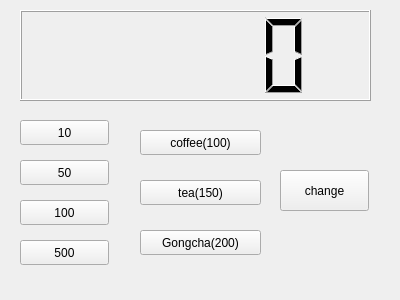
<?xml version="1.0" encoding="UTF-8"?>
<ui version="4.0">
 <class>Widget</class>
 <widget class="QWidget" name="Widget">
  <property name="geometry">
   <rect>
    <x>0</x>
    <y>0</y>
    <width>400</width>
    <height>300</height>
   </rect>
  </property>
  <property name="windowTitle">
   <string>Widget</string>
  </property>
  <widget class="QPushButton" name="pb10">
   <property name="geometry">
    <rect>
     <x>20</x>
     <y>120</y>
     <width>89</width>
     <height>25</height>
    </rect>
   </property>
   <property name="text">
    <string>10</string>
   </property>
  </widget>
  <widget class="QPushButton" name="pb50">
   <property name="geometry">
    <rect>
     <x>20</x>
     <y>160</y>
     <width>89</width>
     <height>25</height>
    </rect>
   </property>
   <property name="text">
    <string>50</string>
   </property>
  </widget>
  <widget class="QPushButton" name="pb100">
   <property name="geometry">
    <rect>
     <x>20</x>
     <y>200</y>
     <width>89</width>
     <height>25</height>
    </rect>
   </property>
   <property name="text">
    <string>100</string>
   </property>
  </widget>
  <widget class="QPushButton" name="pb500">
   <property name="geometry">
    <rect>
     <x>20</x>
     <y>240</y>
     <width>89</width>
     <height>25</height>
    </rect>
   </property>
   <property name="text">
    <string>500</string>
   </property>
  </widget>
  <widget class="QLCDNumber" name="lcdNumber">
   <property name="geometry">
    <rect>
     <x>20</x>
     <y>10</y>
     <width>351</width>
     <height>91</height>
    </rect>
   </property>
  </widget>
  <widget class="QPushButton" name="pbCoffee">
   <property name="geometry">
    <rect>
     <x>140</x>
     <y>130</y>
     <width>121</width>
     <height>25</height>
    </rect>
   </property>
   <property name="text">
    <string>coffee(100)</string>
   </property>
  </widget>
  <widget class="QPushButton" name="pbTea">
   <property name="geometry">
    <rect>
     <x>140</x>
     <y>180</y>
     <width>121</width>
     <height>25</height>
    </rect>
   </property>
   <property name="text">
    <string>tea(150)</string>
   </property>
  </widget>
  <widget class="QPushButton" name="pbGongcha">
   <property name="geometry">
    <rect>
     <x>140</x>
     <y>230</y>
     <width>121</width>
     <height>25</height>
    </rect>
   </property>
   <property name="text">
    <string>Gongcha(200)</string>
   </property>
  </widget>
  <widget class="QPushButton" name="change">
   <property name="geometry">
    <rect>
     <x>280</x>
     <y>170</y>
     <width>89</width>
     <height>41</height>
    </rect>
   </property>
   <property name="text">
    <string>change</string>
   </property>
  </widget>
 </widget>
 <layoutdefault spacing="6" margin="11"/>
 <resources/>
 <connections/>
</ui>
